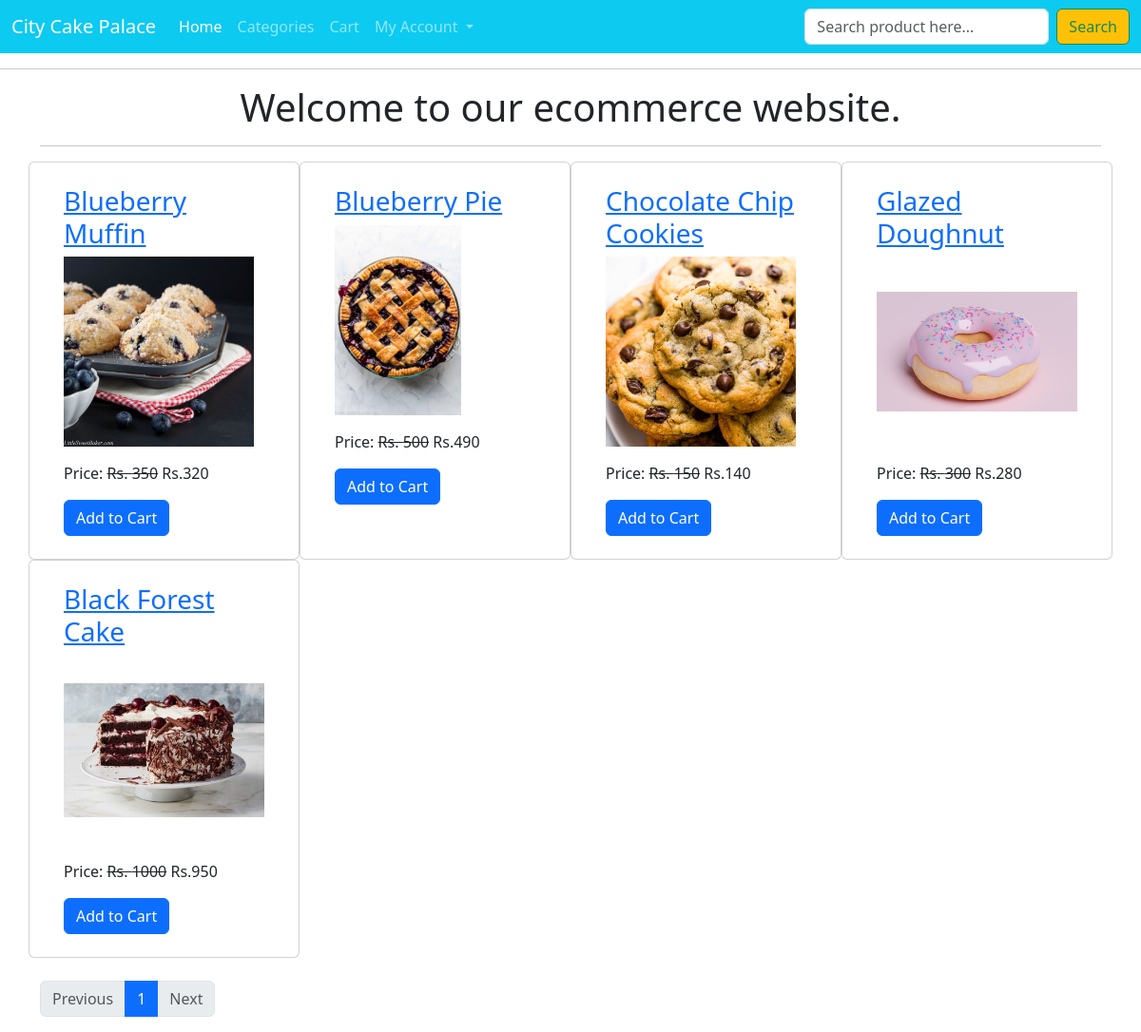
The app's page /, older data.
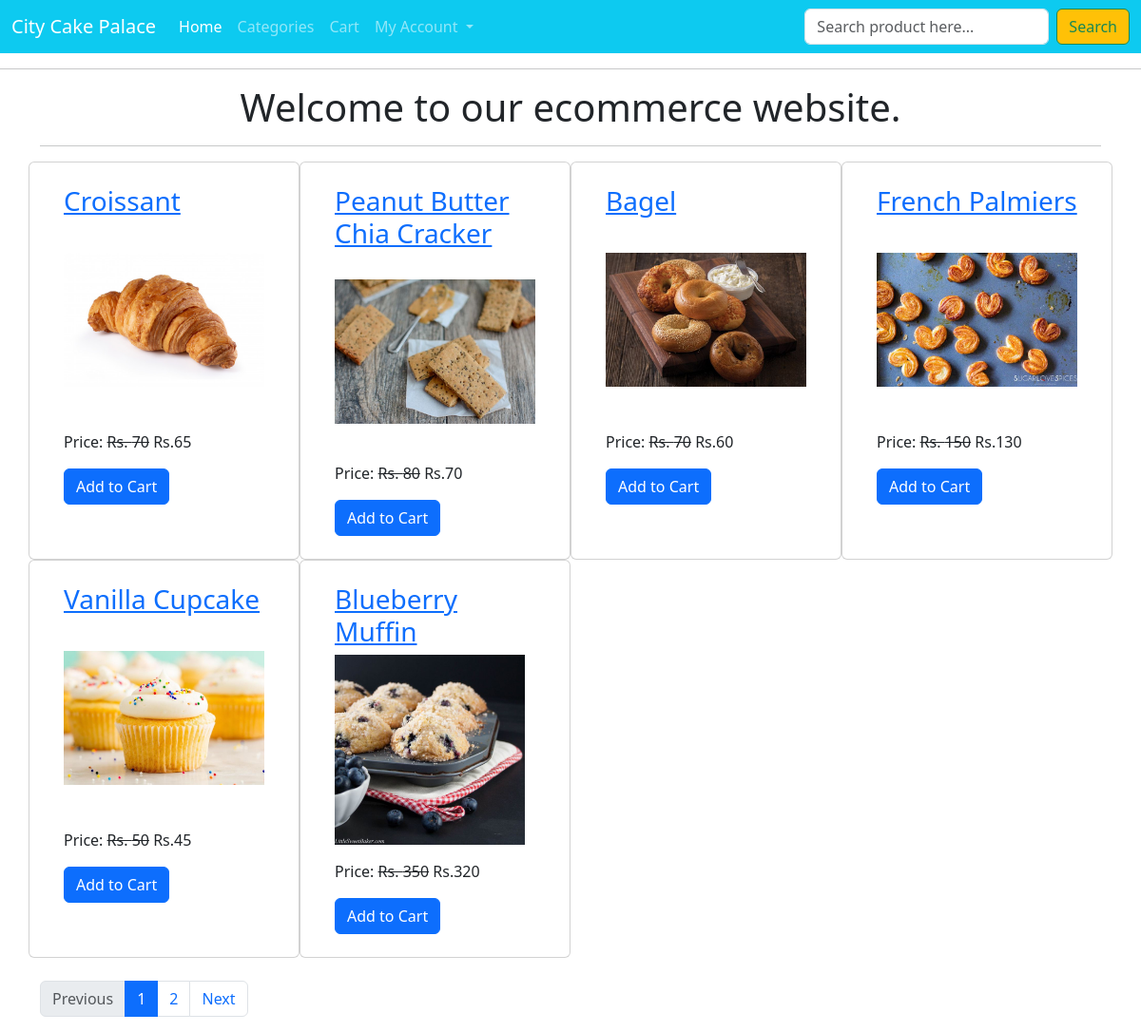
The same page, newer data.
### ecomapp/models.py (models this page shows, shortened)
class Product(models.Model):
    title = models.CharField(max_length=40)
    slug = models.SlugField(unique=True)
    category = models.ForeignKey(Category,on_delete=models.CASCADE)
    image = models.ImageField(upload_to="products")
    marked_price = models.PositiveIntegerField()
    selling_price = models.PositiveIntegerField()
    description =   models.TextField()
    expiry = models.DateField()
    return_policy =models.CharField(max_length=300, null=True,blank = True)
    view_count = models.PositiveIntegerField()

### ecomapp/views.py (the view)
# urls.py: path("",HomeView.as_view(),name="home"),
class HomeView(TemplateView):
    template_name = "home.html"
    def get_context_data(self, **kwargs):
        context =  super().get_context_data(**kwargs)
        all_products = Product.objects.all().order_by("-id")
        paginator = Paginator(all_products,6)
        page_number = self.request.GET.get("page")
        product_list = paginator.get_page(page_number)
        context['product_list'] = product_list
        return context

### templates/home.html (shortened to what this page needs)
{% extends 'base.html' %}
{% block content %}
<div class="container">
    <h1 class="text-center">Welcome to our ecommerce website.</h1>
    <hr>
        <div class="row mt-3">
            {% for p in product_list %}
                <div class="col-md-3 card">
                    <div class="m-4">
                        <h3><a href="{% url 'ecomapp:productdetail' p.slug %}">{{ p.title }}</a></h3>
                        <img src="{{p.image.url}}" class="img-fluid" style="height:200px; object-fit:contain;" />
                        <p class="mt-3">Price: <strike>Rs. {{p.marked_price}}</strike> Rs.{{p.selling_price}}</p>
                        <a href="{% url 'ecomapp:addtocart' p.id %}" class="btn btn-primary">Add to Cart</a>
                    </div>
                </div>
            {% endfor %}
        </div>
<br/>
        <nav aria-label="...">
            <ul class="pagination">
              {% if product_list.has_previous %}
                <li class="page-item">
                  <a class="page-link" href="?page={{ product_list.previous_page_number }}">Previous</a>
                </li>
              {% else %}
                <li class="page-item disabled">
                  <a class="page-link" href="#" tabindex="-1" aria-disabled="true">Previous</a>
                </li>
              {% endif %}
              {% for i in product_list.paginator.page_range %}
                {% if i == product_list.number %}
                  <li class="page-item active"><a class="page-link" href="">{{i}}</a></li>
                {% else %}
                  <li class="page-item"><a class="page-link" href="?page={{i}}">{{i}}</a></li>
                {% endif %}
              {% endfor %}
              {% if product_list.has_next %}
                <li class="page-item">
                  <a class="page-link" href="?page={{ product_list.next_page_number }}">Next</a>
                </li>
              {% else %}
                <li class="page-item disabled">
                  <a class="page-link" href="#" tabindex="-1" aria-disabled="true">Next</a>
                </li>
              {% endif %}
            </ul>
          </nav>
</div>
    {% endblock content %}

Row changes from the older to the newer data that the page shows:
no longer on this page (row unchanged): Product: title "Blueberry Pie", image (picture), marked_price "500", selling_price "490"
no longer on this page (row unchanged): Product: title "Chocolate Chip Cookies", image (picture), marked_price "150", selling_price "140"
no longer on this page (row unchanged): Product: title "Glazed Doughnut", image (picture), marked_price "300", selling_price "280"
no longer on this page (row unchanged): Product: title "Black Forest Cake", image (picture), marked_price "1000", selling_price "950"
added Product: title "Croissant", image (picture), marked_price "70", selling_price "65"
added Product: title "Peanut Butter Chia Cracker", image (picture), marked_price "80", selling_price "70"
added Product: title "Bagel", image (picture), marked_price "70", selling_price "60"
added Product: title "French Palmiers", image (picture), marked_price "150", selling_price "130"
added Product: title "Vanilla Cupcake", image (picture), marked_price "50", selling_price "45"
Text that changed along with them:
new list line: "2"
